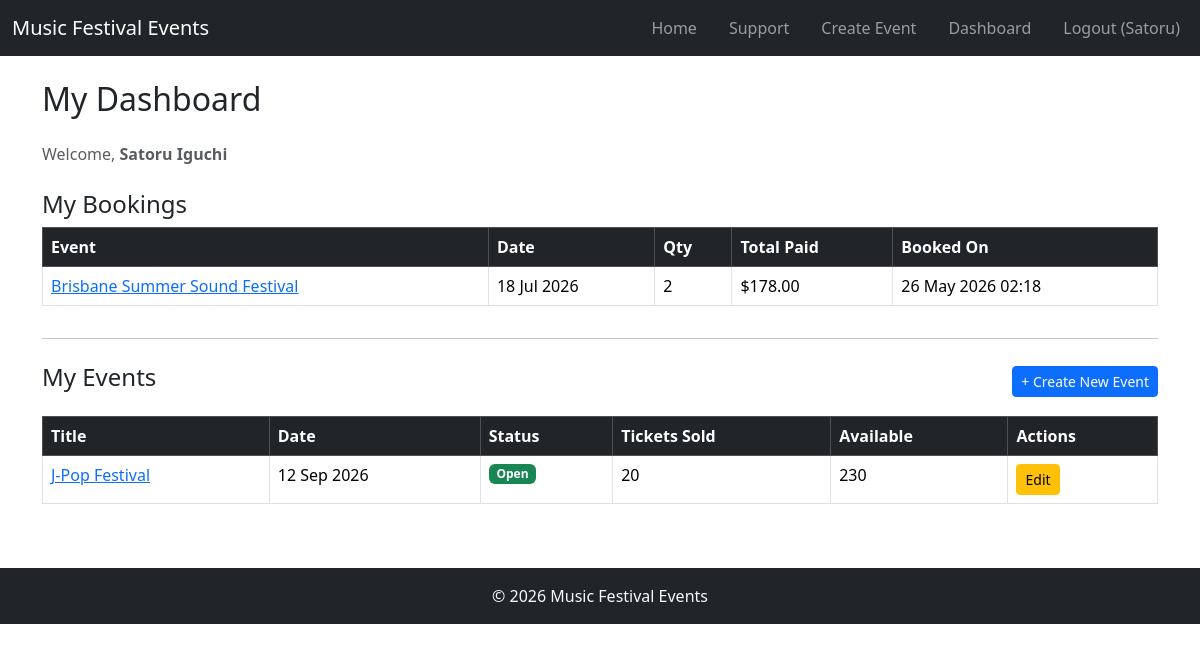
/dashboard (signed in), run on the app's committed database.
### website/models.py (models this page shows)
class User(db.Model, UserMixin):
    __tablename__ = 'users'
    id = db.Column(db.Integer, primary_key=True)
    first_name = db.Column(db.String(100), nullable=False)
    surname = db.Column(db.String(100), nullable=False)
    email = db.Column(db.String(100), unique=True, nullable=False)
    contact_number = db.Column(db.String(20), nullable=False)
    street_address = db.Column(db.String(255), nullable=False)
    password_hash = db.Column(db.String(255), nullable=False)
    my_events = db.relationship('Event', backref='creator', lazy=True)
    bookings = db.relationship('Booking', backref='user', lazy=True)
    comments = db.relationship('Comment', backref='user', lazy=True)

class Booking(db.Model):
    __tablename__ = 'bookings'
    id = db.Column(db.Integer, primary_key=True)
    quantity = db.Column(db.Integer, nullable=False)
    total_price = db.Column(db.Float, nullable=False)
    booking_date = db.Column(db.DateTime, nullable=False, default=datetime.now)
    user_id = db.Column(db.Integer, db.ForeignKey('users.id'), nullable=False)
    event_id = db.Column(db.Integer, db.ForeignKey('events.id'), nullable=False)

class Event(db.Model):
    __tablename__ = 'events'
    id = db.Column(db.Integer, primary_key=True)
    title = db.Column(db.String(150), nullable=False)
    description = db.Column(db.Text, nullable=False)
    date = db.Column(db.Date, nullable=False)
    start_time = db.Column(db.Time, nullable=False)
    end_time = db.Column(db.Time, nullable=False)
    venue_name = db.Column(db.String(150), nullable=False)
    city = db.Column(db.String(80), nullable=False)
    image = db.Column(db.String(255), nullable=False)
    genre = db.Column(db.String(50), nullable=False)
    artist_lineup = db.Column(db.Text, nullable=False)
    price = db.Column(db.Float, nullable=False)
    total_tickets = db.Column(db.Integer, nullable=False)
    available_tickets = db.Column(db.Integer, nullable=False)
    status = db.Column(db.String(20), nullable=False, default='Open')
    acknowledgement_type = db.Column(db.String(50), nullable=False, default='No Acknowledgement')
    acknowledgement_text = db.Column(db.Text, nullable=True)
    creator_id = db.Column(db.Integer, db.ForeignKey('users.id'), nullable=False)
    bookings = db.relationship('Booking', backref='event', lazy=True, cascade='all, delete-orphan')
    comments = db.relationship('Comment', backref='event', lazy=True, cascade='all, delete-orphan')

### website/views.py (the view)
@main_bp.route('/dashboard')
@login_required
def dashboard():
    bookings = Booking.query.filter_by(user_id=current_user.id).order_by(Booking.booking_date.desc()).all()
    my_events = Event.query.filter_by(creator_id=current_user.id).order_by(Event.date.asc()).all()
    return render_template('dashboard.html', bookings=bookings, my_events=my_events)

### website/__init__.py (called while the page is built)
def create_app():
    app = Flask(__name__)
    app.debug = True
    app.secret_key = 'somesecretkey'
    app.config['SQLALCHEMY_DATABASE_URI'] = 'sqlite:///sitedata.sqlite'
    db.init_app(app)
    Bootstrap5(app)
    login_manager = LoginManager()
    login_manager.login_view = 'auth.login'
    login_manager.init_app(app)
    from .models import User
    @login_manager.user_loader
    def load_user(user_id):
        return db.session.scalar(db.select(User).where(User.id == user_id))
    from . import views
    app.register_blueprint(views.main_bp)
    from . import auth
    app.register_blueprint(auth.auth_bp)
    @app.errorhandler(404)
    def page_not_found(e):
        return render_template('404.html'), 404
    @app.errorhandler(500)
    def internal_error(e):
        return render_template('500.html'), 500
    return app

### website/templates/dashboard.html
{% extends "base.html" %}
{% block content %}
<div class="container mt-4">
    <h2 class="mb-4">My Dashboard</h2>
    <p class="text-muted">Welcome, <strong>{{ current_user.first_name }} {{ current_user.surname }}</strong></p>
    <h4 class="mt-4">My Bookings</h4>
    {% if bookings %}
    <div class="table-responsive">
        <table class="table table-bordered table-hover">
            <thead class="table-dark">
                <tr>
                    <th>Event</th>
                    <th>Date</th>
                    <th>Qty</th>
                    <th>Total Paid</th>
                    <th>Booked On</th>
                </tr>
            </thead>
            <tbody>
                {% for booking in bookings %}
                <tr>
                    <td>
                        <a href="{{ url_for('main.event_detail', event_id=booking.event.id) }}">
                            {{ booking.event.title }}
                        </a>
                    </td>
                    <td>{{ booking.event.date.strftime('%d %b %Y') }}</td>
                    <td>{{ booking.quantity }}</td>
                    <td>${{ "%.2f"|format(booking.total_price) }}</td>
                    <td>{{ booking.booking_date.strftime('%d %b %Y %H:%M') }}</td>
                </tr>
                {% endfor %}
            </tbody>
        </table>
    </div>
    {% else %}
    <p class="text-muted">You have no bookings yet. <a href="{{ url_for('main.index') }}">Browse events</a> to get started.</p>
    {% endif %}
    <hr>
    <div class="d-flex justify-content-between align-items-center mt-4 mb-3">
        <h4>My Events</h4>
        <a href="{{ url_for('main.create_event') }}" class="btn btn-primary btn-sm">+ Create New Event</a>
    </div>
    {% if my_events %}
    <div class="table-responsive">
        <table class="table table-bordered table-hover">
            <thead class="table-dark">
                <tr>
                    <th>Title</th>
                    <th>Date</th>
                    <th>Status</th>
                    <th>Tickets Sold</th>
                    <th>Available</th>
                    <th>Actions</th>
                </tr>
            </thead>
            <tbody>
                {% for event in my_events %}
                <tr>
                    <td>
                        <a href="{{ url_for('main.event_detail', event_id=event.id) }}">
                            {{ event.title }}
                        </a>
                    </td>
                    <td>{{ event.date.strftime('%d %b %Y') }}</td>
                    <td>
                        {% if event.status == 'Open' %}
                        <span class="badge bg-success">{{ event.status }}</span>
                        {% elif event.status == 'Sold Out' %}
                        <span class="badge bg-danger">{{ event.status }}</span>
                        {% elif event.status == 'Cancelled' %}
                        <span class="badge bg-secondary">{{ event.status }}</span>
                        {% else %}
                        <span class="badge bg-warning text-dark">{{ event.status }}</span>
                        {% endif %}
                    </td>
                    <td>{{ event.total_tickets - event.available_tickets }}</td>
                    <td>{{ event.available_tickets }}</td>
                    <td>
                        <a href="{{ url_for('main.edit_event', event_id=event.id) }}"
                            class="btn btn-warning btn-sm">Edit</a>
                    </td>
                </tr>
                {% endfor %}
            </tbody>
        </table>
    </div>
    {% else %}
    <p class="text-muted">You haven't created any events yet.</p>
    {% endif %}
</div>
{% endblock %}

### website/templates/base.html (shortened to what this page needs)
<html>
<head>
    <link href="https://cdn.jsdelivr.net/npm/bootstrap@5.3.2/dist/css/bootstrap.min.css" rel="stylesheet"
>
</head>
<body>
    <header>
        <nav class="navbar navbar-expand-lg navbar-dark bg-dark">
            <div class="container-fluid">
                <a class="navbar-brand" href="{{ url_for('main.index') }}">
                    Music Festival Events
                </a>
                <div class="collapse navbar-collapse" id="navbarNav">
                    <ul class="navbar-nav ms-auto flex-row gap-3">
                        <li class="nav-item">
                            <a class="nav-link" href="{{ url_for('main.index') }}">Home</a>
                        </li>
                        <li class="nav-item">
                            <a class="nav-link" href="{{ url_for('main.support') }}">Support</a>
                        </li>
                        {% if current_user.is_authenticated %}
                        <li class="nav-item">
                            <a class="nav-link" href="{{ url_for('main.create_event') }}">Create Event</a>
                        </li>
                        <li class="nav-item">
                            <a class="nav-link" href="{{ url_for('main.dashboard') }}">Dashboard</a>
                        </li>
                        <li class="nav-item">
                            <a class="nav-link" href="{{ url_for('auth.logout') }}">
                                Logout ({{ current_user.first_name }})
                            </a>
                        </li>
                        {% endif %}
                    </ul>
                </div>
            </div>
        </nav>
    </header>
    {% block content %}{% endblock %}
    <footer class="bg-dark text-light text-center py-3 mt-5">
        <p class="mb-0">&copy; 2026 Music Festival Events</p>
    </footer>
</body>
</html>

### data on the page
User: first_name "Satoru", surname "Iguchi"
Booking: event "Brisbane Summer Sound Festival", event "18 Jul 2026", quantity "2", total_price "178.00", booking_date "26 May 2026 02:18"
Event: title "J-Pop Festival", date "12 Sep 2026", status "Open", event.total_tickets-event.available_tickets "20", available_tickets "230"
